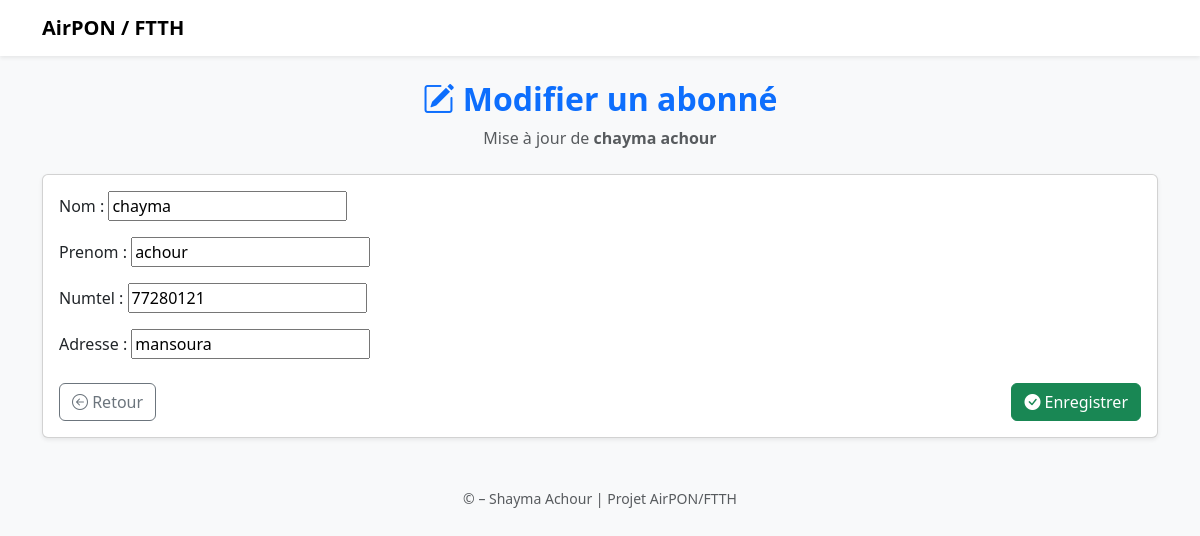
Screenshot of /abonnes/11/modifier/ with the database file from the repository.
### airponFtth/models.py (models this page shows, shortened)
class Abonne(models.Model):
    sub = models.ForeignKey(Sub, related_name='abonnes', on_delete=models.CASCADE)
    nom = models.CharField(max_length=100)
    prenom = models.CharField(max_length=100)
    numtel = models.CharField(max_length=15)
    adresse = models.CharField(max_length=255)

### airponFtth/views.py (the view)
# urls.py: path('abonnes/<int:abonne_id>/modifier/', views.modifier_abonne, name='modifier_abonne'),
def modifier_abonne(request, abonne_id):
    abonne = get_object_or_404(Abonne, id=abonne_id)
    if request.method == 'POST':
        form = AbonneForm(request.POST, instance=abonne)
        if form.is_valid():
            form.save()
            return redirect('abonne_list', sub_id=abonne.sub.id)
    else:
        form = AbonneForm(instance=abonne)
    return render(request, 'abonnes/modifier_abonne.html', {'form': form, 'abonne': abonne})

### airponFtth/forms.py (shortened to what this page needs)
class AbonneForm(forms.ModelForm):
    class Meta:
        model = Abonne
        fields = ['nom', 'prenom', 'numtel', 'adresse']  # Champs visibles dans le formulaire
    def __init__(self, *args, **kwargs):
        self.sub = kwargs.pop('sub', None)
        super().__init__(*args, **kwargs)

### airponFtth/templates/abonnes/modifier_abonne.html (shortened to what this page needs)
{% load static %}
<!DOCTYPE html>
<html lang="fr">
<head>
    <link href="https://cdn.jsdelivr.net/npm/bootstrap@5.3.3/dist/css/bootstrap.min.css" rel="stylesheet">
    <link href="https://cdn.jsdelivr.net/npm/bootstrap-icons@1.10.5/font/bootstrap-icons.css" rel="stylesheet">
    <link rel="stylesheet" href="{% static 'airponftth/css/bootstrap.css' %}">
</head>
<body>
    <nav class="navbar navbar-light bg-white shadow-sm mb-4">
        <div class="container">
            <a class="navbar-brand fw-bold" href="#">AirPON / FTTH</a>
        </div>
    </nav>
    <div class="container">
        <div class="text-center mb-4">
            <h2 class="fw-bold text-primary"><i class="bi bi-pencil-square"></i> Modifier un abonné</h2>
            <p class="text-muted">Mise à jour de <strong>{{ abonne.nom }} {{ abonne.prenom }}</strong></p>
        </div>
        <div class="card shadow-sm">
            <div class="card-body">
                <form method="post" novalidate>
                    {{ form.as_p }}
                    <div class="d-flex justify-content-between mt-4">
                        <a href="{% url 'abonne_list' abonne.sub.id %}" class="btn btn-outline-secondary">
                            <i class="bi bi-arrow-left-circle"></i> Retour
                        </a>
                        <button type="submit" class="btn btn-success">
                            <i class="bi bi-check-circle-fill"></i> Enregistrer
                        </button>
                    </div>
                </form>
            </div>
        </div>
        <footer class="text-center mt-5 text-muted">
            <small>&copy; {{ now|date:"Y" }} – Shayma Achour | Projet AirPON/FTTH</small>
        </footer>
    </div>
</body>
</html>

### airponFtth/templates/abonnes/modifier_abonne.html (style rules this page uses)
body { background-color: #f8f9fa; }
.card { animation: fadeIn 0.5s ease-in-out; }

### rows the page displays
Abonne: nom "chayma", prenom "achour", numtel "77280121", adresse "mansoura"
